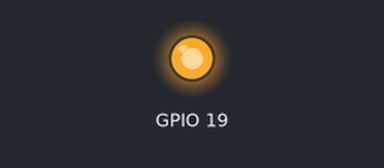
The program below on a simulated Raspberry Pi (BCM pin numbers). Shown: output pins drawn as LEDs (lit = HIGH). The clock reads 2024-03-15 10:24:30 at power-on unless the program sets it; library files of the repository ran but are not shown: tm1630.py; pins used as bus, display or sensor lines are not drawn.

Above: at 0.15 s.
Timing chart, 0 to 3.1 s (numbered marks = the images above):
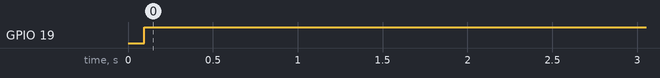

Measured:
- by itself, GPIO 19: LOW → HIGH at 0.10 s

The program:

clock.py
```python
# Clock display application
# using tm1630.py
# for osl40391 4dig+colon LED
# set 5dig mode osl40391 4dig LED + colon

from tm1630 import TM1630
from time import sleep, localtime

dio = 21
clk = 20
stb = 19
ndig = 5

class Clock:
    def __init__(self, tm_instance):
        self.tm = tm_instance
        self.show_colon = False

    def getNumList(self, num):
        dig = []
        buf = num
        for i in range(4):
            bnum = 10**(3-i)
            dig.append(buf // bnum)
            buf = buf % bnum
        return dig

    def run(self):
        while True:
            t = localtime()
            hm = t.tm_hour*100+t.tm_min
            tl = self.getNumList(hm)
            self.show_colon = not self.show_colon
            for i in range(4):
                self.tm.disp_num(tl[i], i+1, False)
            self.colon(self.show_colon)
            sleep(1)

    def colon(self, isshow=False):
        if isshow:
            self.tm.setDig(0x06, 5)
        else:
            self.tm.setDig(0x00, 5)

if __name__=='__main__':
    tm = TM1630(dio, clk, stb, ndig)
    tm._start(0x01, 0x44)
    tm.set_brightness(4)

    clock = Clock(tm)

    try:
        clock.run()

    except KeyboardInterrupt:
        tm.disp_num(8888,False)
        sleep(1)
        tm._stop()
        print("\nFinished")
```
